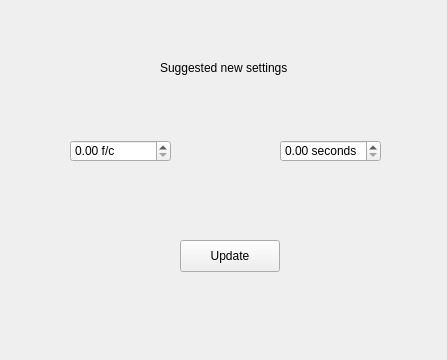
<?xml version="1.0" encoding="UTF-8"?>
<ui version="4.0">
 <class>SettingsUpdate</class>
 <widget class="QWidget" name="SettingsUpdate">
  <property name="geometry">
   <rect>
    <x>0</x>
    <y>0</y>
    <width>447</width>
    <height>360</height>
   </rect>
  </property>
  <property name="windowTitle">
   <string>SettingsUpdate</string>
  </property>
  <widget class="QLabel" name="title">
   <property name="geometry">
    <rect>
     <x>160</x>
     <y>60</y>
     <width>191</width>
     <height>16</height>
    </rect>
   </property>
   <property name="text">
    <string>Suggested new settings</string>
   </property>
  </widget>
  <widget class="QDoubleSpinBox" name="inputFineCoarse">
   <property name="geometry">
    <rect>
     <x>70</x>
     <y>140</y>
     <width>101</width>
     <height>22</height>
    </rect>
   </property>
   <property name="suffix">
    <string> f/c</string>
   </property>
   <property name="singleStep">
    <double>0.050000000000000</double>
   </property>
  </widget>
  <widget class="QDoubleSpinBox" name="inputGrindTime">
   <property name="geometry">
    <rect>
     <x>280</x>
     <y>140</y>
     <width>101</width>
     <height>22</height>
    </rect>
   </property>
   <property name="suffix">
    <string> seconds</string>
   </property>
   <property name="singleStep">
    <double>0.050000000000000</double>
   </property>
  </widget>
  <widget class="QPushButton" name="pushButton">
   <property name="geometry">
    <rect>
     <x>180</x>
     <y>240</y>
     <width>100</width>
     <height>32</height>
    </rect>
   </property>
   <property name="text">
    <string>Update</string>
   </property>
  </widget>
 </widget>
 <resources/>
 <connections/>
</ui>
